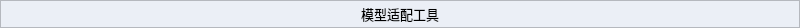
<?xml version="1.0" encoding="UTF-8"?>
<ui version="4.0">
 <class>Form_body</class>
 <widget class="QWidget" name="Form_body">
  <property name="geometry">
   <rect>
    <x>0</x>
    <y>0</y>
    <width>800</width>
    <height>28</height>
   </rect>
  </property>
  <property name="mouseTracking">
   <bool>true</bool>
  </property>
  <property name="windowTitle">
   <string>Form</string>
  </property>
  <layout class="QHBoxLayout" name="horizontalLayout_3">
   <property name="spacing">
    <number>0</number>
   </property>
   <property name="leftMargin">
    <number>0</number>
   </property>
   <property name="topMargin">
    <number>0</number>
   </property>
   <property name="rightMargin">
    <number>0</number>
   </property>
   <property name="bottomMargin">
    <number>0</number>
   </property>
   <item>
    <widget class="QFrame" name="frame">
     <property name="minimumSize">
      <size>
       <width>0</width>
       <height>28</height>
      </size>
     </property>
     <property name="maximumSize">
      <size>
       <width>16777215</width>
       <height>28</height>
      </size>
     </property>
     <property name="mouseTracking">
      <bool>true</bool>
     </property>
     <property name="styleSheet">
      <string notr="true">* {
	background: #EBEFF6;
	color: #000000;
}

#frame {
	border-bottom: 1px solid #DFE5EF;
}</string>
     </property>
     <property name="frameShape">
      <enum>QFrame::StyledPanel</enum>
     </property>
     <property name="frameShadow">
      <enum>QFrame::Raised</enum>
     </property>
     <layout class="QHBoxLayout" name="horizontalLayout_14">
      <property name="spacing">
       <number>0</number>
      </property>
      <property name="leftMargin">
       <number>0</number>
      </property>
      <property name="topMargin">
       <number>0</number>
      </property>
      <property name="rightMargin">
       <number>0</number>
      </property>
      <property name="bottomMargin">
       <number>0</number>
      </property>
      <item>
       <widget class="QFrame" name="frame_header_3">
        <property name="sizePolicy">
         <sizepolicy hsizetype="Preferred" vsizetype="Expanding">
          <horstretch>0</horstretch>
          <verstretch>0</verstretch>
         </sizepolicy>
        </property>
        <property name="minimumSize">
         <size>
          <width>108</width>
          <height>0</height>
         </size>
        </property>
        <property name="maximumSize">
         <size>
          <width>108</width>
          <height>16777215</height>
         </size>
        </property>
        <property name="font">
         <font>
          <pointsize>10</pointsize>
         </font>
        </property>
        <property name="mouseTracking">
         <bool>true</bool>
        </property>
        <property name="styleSheet">
         <string notr="true"/>
        </property>
        <layout class="QHBoxLayout" name="horizontalLayout_4">
         <property name="spacing">
          <number>6</number>
         </property>
         <property name="leftMargin">
          <number>0</number>
         </property>
         <property name="topMargin">
          <number>0</number>
         </property>
         <property name="rightMargin">
          <number>0</number>
         </property>
         <property name="bottomMargin">
          <number>0</number>
         </property>
        </layout>
       </widget>
      </item>
      <item>
       <widget class="QFrame" name="frame_header_2">
        <property name="sizePolicy">
         <sizepolicy hsizetype="Expanding" vsizetype="Expanding">
          <horstretch>0</horstretch>
          <verstretch>0</verstretch>
         </sizepolicy>
        </property>
        <property name="minimumSize">
         <size>
          <width>0</width>
          <height>0</height>
         </size>
        </property>
        <property name="maximumSize">
         <size>
          <width>16777215</width>
          <height>16777215</height>
         </size>
        </property>
        <property name="sizeIncrement">
         <size>
          <width>0</width>
          <height>0</height>
         </size>
        </property>
        <property name="baseSize">
         <size>
          <width>0</width>
          <height>0</height>
         </size>
        </property>
        <property name="font">
         <font>
          <pointsize>10</pointsize>
         </font>
        </property>
        <property name="mouseTracking">
         <bool>true</bool>
        </property>
        <property name="layoutDirection">
         <enum>Qt::LeftToRight</enum>
        </property>
        <property name="styleSheet">
         <string notr="true"/>
        </property>
        <layout class="QHBoxLayout" name="horizontalLayout_2">
         <property name="leftMargin">
          <number>0</number>
         </property>
         <property name="topMargin">
          <number>0</number>
         </property>
         <property name="rightMargin">
          <number>0</number>
         </property>
         <property name="bottomMargin">
          <number>0</number>
         </property>
         <item>
          <widget class="QLabel" name="label_title">
           <property name="sizePolicy">
            <sizepolicy hsizetype="Expanding" vsizetype="Expanding">
             <horstretch>0</horstretch>
             <verstretch>0</verstretch>
            </sizepolicy>
           </property>
           <property name="sizeIncrement">
            <size>
             <width>0</width>
             <height>0</height>
            </size>
           </property>
           <property name="font">
            <font>
             <family>HarmonyOS Sans SC Medium</family>
             <pointsize>10</pointsize>
             <weight>50</weight>
             <bold>false</bold>
            </font>
           </property>
           <property name="mouseTracking">
            <bool>true</bool>
           </property>
           <property name="text">
            <string>模型适配工具</string>
           </property>
           <property name="alignment">
            <set>Qt::AlignCenter</set>
           </property>
          </widget>
         </item>
        </layout>
       </widget>
      </item>
      <item alignment="Qt::AlignTop">
       <widget class="QFrame" name="frame_header">
        <property name="sizePolicy">
         <sizepolicy hsizetype="Expanding" vsizetype="Expanding">
          <horstretch>0</horstretch>
          <verstretch>0</verstretch>
         </sizepolicy>
        </property>
        <property name="minimumSize">
         <size>
          <width>108</width>
          <height>26</height>
         </size>
        </property>
        <property name="maximumSize">
         <size>
          <width>108</width>
          <height>26</height>
         </size>
        </property>
        <property name="font">
         <font>
          <pointsize>10</pointsize>
         </font>
        </property>
        <property name="mouseTracking">
         <bool>true</bool>
        </property>
        <property name="styleSheet">
         <string notr="true"/>
        </property>
        <layout class="QHBoxLayout" name="horizontalLayout">
         <property name="spacing">
          <number>0</number>
         </property>
         <property name="leftMargin">
          <number>0</number>
         </property>
         <property name="topMargin">
          <number>0</number>
         </property>
         <property name="rightMargin">
          <number>0</number>
         </property>
         <property name="bottomMargin">
          <number>0</number>
         </property>
         <item>
          <widget class="QPushButton" name="hide_button">
           <property name="sizePolicy">
            <sizepolicy hsizetype="Expanding" vsizetype="Expanding">
             <horstretch>0</horstretch>
             <verstretch>0</verstretch>
            </sizepolicy>
           </property>
           <property name="minimumSize">
            <size>
             <width>0</width>
             <height>0</height>
            </size>
           </property>
           <property name="maximumSize">
            <size>
             <width>16777215</width>
             <height>16777215</height>
            </size>
           </property>
           <property name="font">
            <font>
             <pointsize>10</pointsize>
            </font>
           </property>
           <property name="mouseTracking">
            <bool>true</bool>
           </property>
           <property name="styleSheet">
            <string notr="true">QPushButton{
border-style:none;
background-image: url(:/icon/image/hide.svg);
background-position: center;
background-repeat: norepeat;	
}
QPushButton:hover{
	background-color: #DFE5EF;
background-image: url(:/icon/image/hide_hover.svg);
background-repeat: norepeat;
background-position: center;
}
QPushButton:pressed{
	background-color: #C3CEDF;
	color:#8D98AA;
}</string>
           </property>
           <property name="text">
            <string/>
           </property>
           <property name="iconSize">
            <size>
             <width>16</width>
             <height>16</height>
            </size>
           </property>
          </widget>
         </item>
         <item>
          <widget class="QPushButton" name="max_button">
           <property name="sizePolicy">
            <sizepolicy hsizetype="Expanding" vsizetype="Expanding">
             <horstretch>0</horstretch>
             <verstretch>0</verstretch>
            </sizepolicy>
           </property>
           <property name="minimumSize">
            <size>
             <width>0</width>
             <height>0</height>
            </size>
           </property>
           <property name="maximumSize">
            <size>
             <width>16777215</width>
             <height>16777215</height>
            </size>
           </property>
           <property name="font">
            <font>
             <family>宋体</family>
             <pointsize>10</pointsize>
             <weight>50</weight>
             <bold>false</bold>
            </font>
           </property>
           <property name="mouseTracking">
            <bool>true</bool>
           </property>
           <property name="styleSheet">
            <string notr="true">QPushButton{
border-style:none;
background-image: url(:/icon/image/zoom.svg);
background-position: center;
background-repeat: norepeat;
}
QPushButton:hover{
	background-color: #DFE5EF;
	background-image: url(:/icon/image/zoom_hover.svg);
	background-position: center;
	background-repeat: norepeat;
}
QPushButton:pressed{
	background-color: #C3CEDF;
	color:#8D98AA;
}</string>
           </property>
           <property name="text">
            <string/>
           </property>
           <property name="iconSize">
            <size>
             <width>16</width>
             <height>16</height>
            </size>
           </property>
          </widget>
         </item>
         <item>
          <widget class="QPushButton" name="close_button">
           <property name="sizePolicy">
            <sizepolicy hsizetype="Expanding" vsizetype="Expanding">
             <horstretch>0</horstretch>
             <verstretch>0</verstretch>
            </sizepolicy>
           </property>
           <property name="minimumSize">
            <size>
             <width>0</width>
             <height>0</height>
            </size>
           </property>
           <property name="maximumSize">
            <size>
             <width>16777215</width>
             <height>16777215</height>
            </size>
           </property>
           <property name="font">
            <font>
             <family>宋体</family>
             <pointsize>10</pointsize>
             <weight>50</weight>
             <bold>false</bold>
            </font>
           </property>
           <property name="mouseTracking">
            <bool>true</bool>
           </property>
           <property name="styleSheet">
            <string notr="true">QPushButton{
border-style:none;
background-image: url(:/icon/image/close.svg);
background-position: center;
background-repeat: norepeat;
}
QPushButton:hover{
	background-color: #DFE5EF;
	background-image: url(:/icon/image/close_hover.svg);
	background-position: center;
	background-repeat: norepeat;
}
QPushButton:pressed{
	background-color: #C3CEDF;
	color:#8D98AA;
}</string>
           </property>
           <property name="text">
            <string/>
           </property>
           <property name="iconSize">
            <size>
             <width>16</width>
             <height>16</height>
            </size>
           </property>
          </widget>
         </item>
        </layout>
       </widget>
      </item>
     </layout>
    </widget>
   </item>
  </layout>
 </widget>
 <resources>
  <include location="image.qrc"/>
 </resources>
 <connections/>
</ui>
